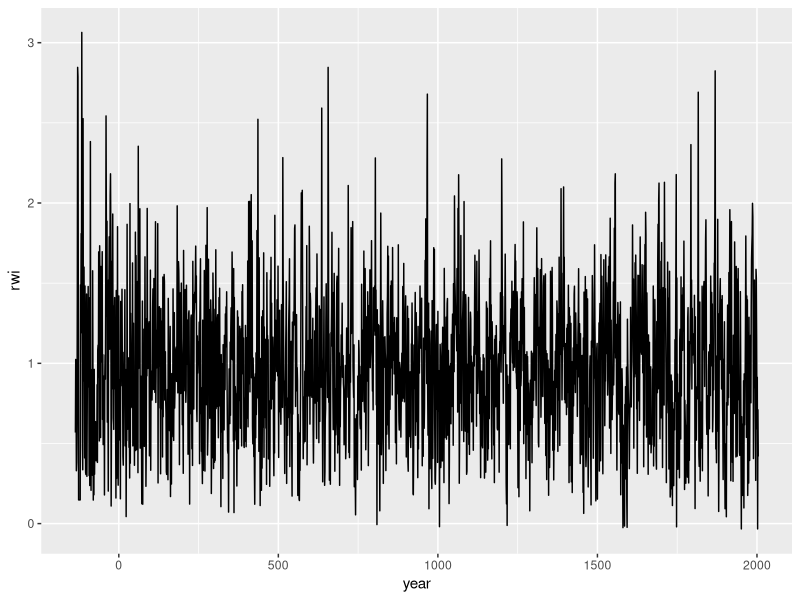
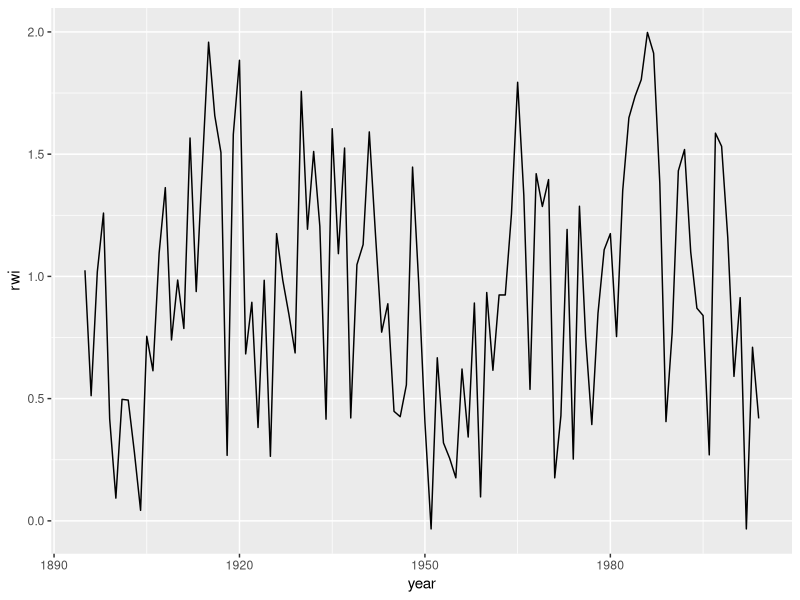
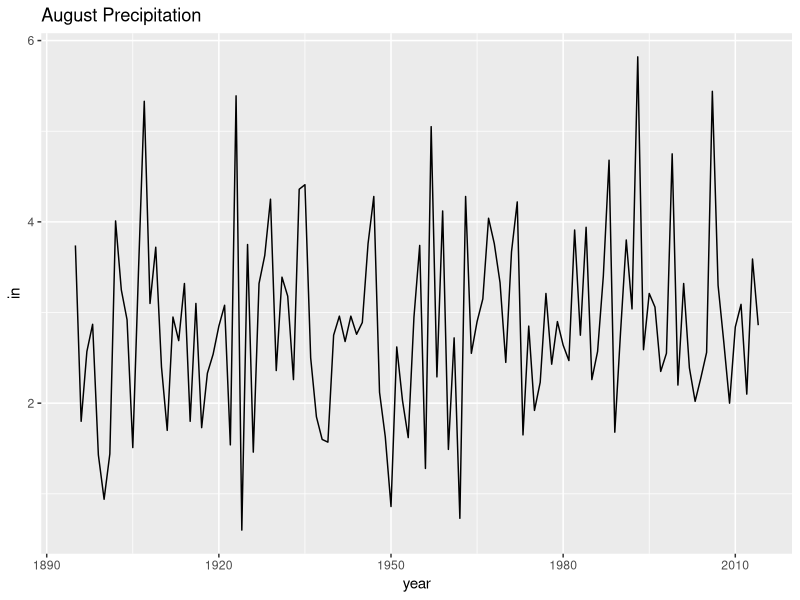
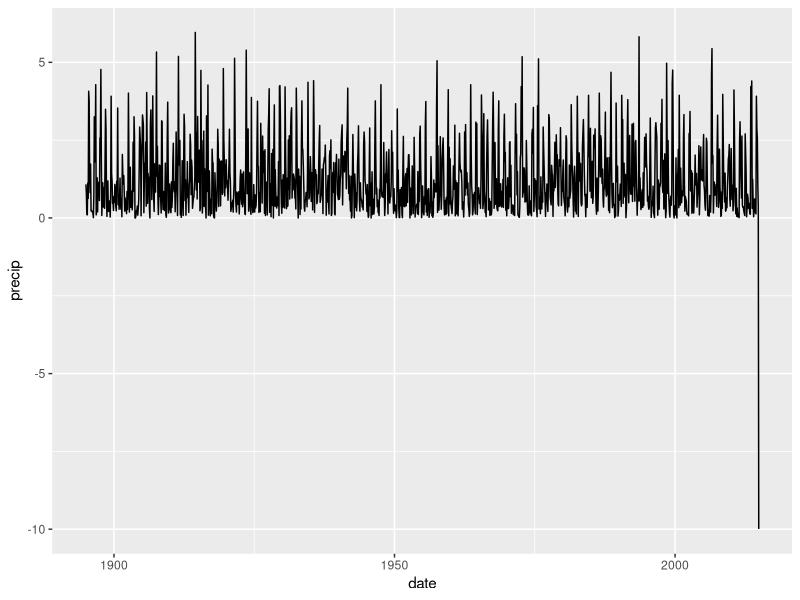
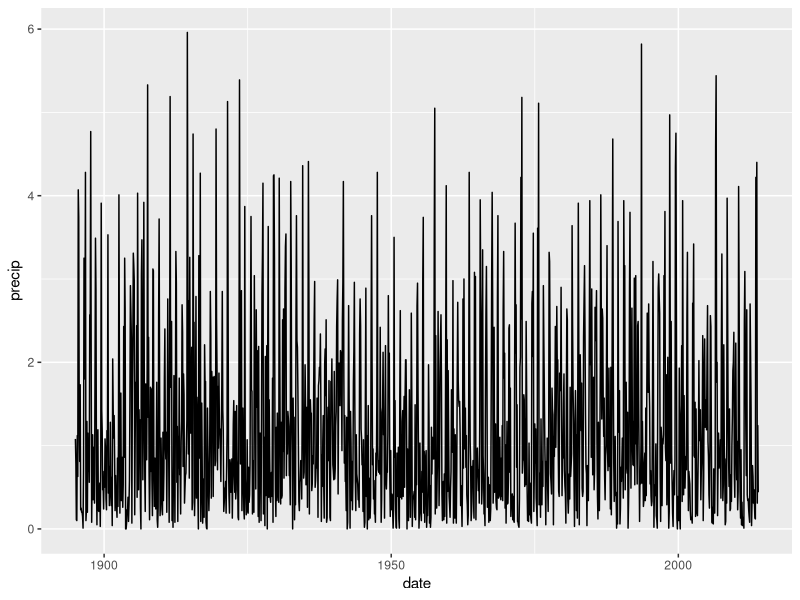
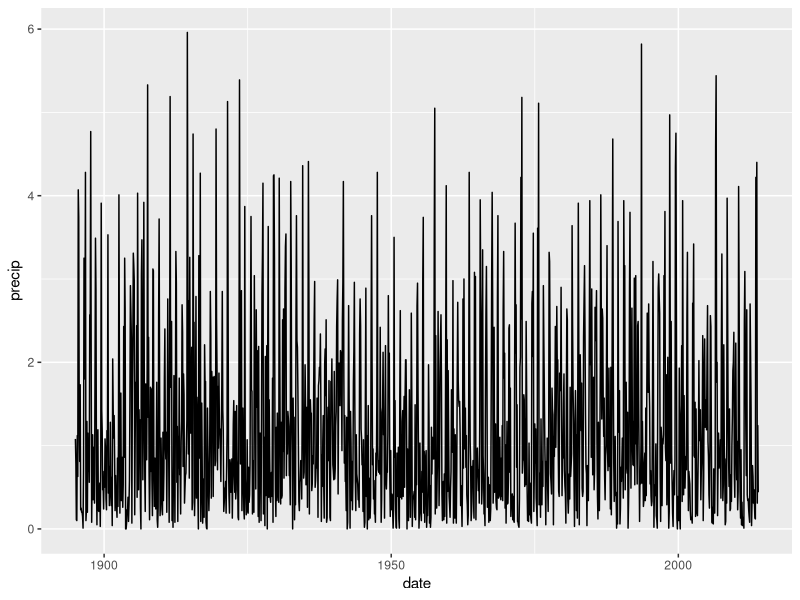
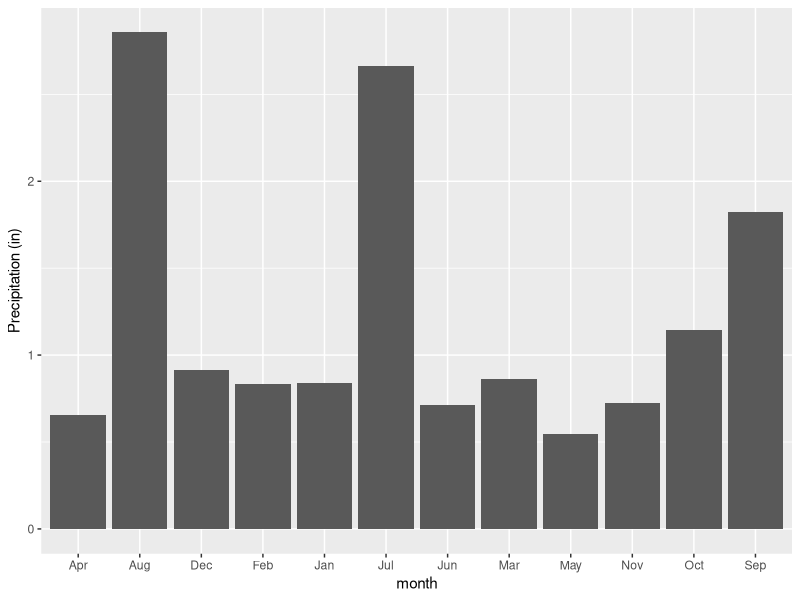
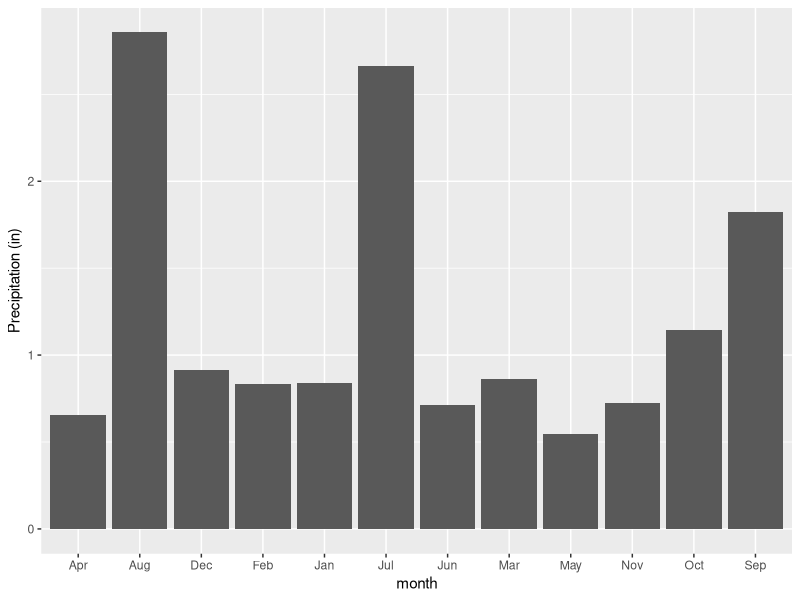

Write the R code that produced these figures, in order.
## ---- chunk 1
setwd('~/Dropbox/git_root/homework/homework2/')
## ---- chunk 2
library(ggplot2)
library(dplyr)
library(tidyr)
library(magrittr) # for the %$% notation I'll use later.
## ---- chunk 3
precip <- read.csv('data/precip.csv')
rwi <- read.csv('data/rwi.csv')

summary(rwi)
summary(precip)
## ---- chunk 4
ggplot(data=rwi) + geom_line(aes(x=year, y=rwi))
## ---- chunk 5
# Using the subset function and temporary data:
# temp.data <- subset(rwi, year>=1895)
# ggplot(data=temp.data + geom_line(aes(x=year, y=rwi))
#
# It's possible to combine those two:
# ggplot(data= subset(rwi, year>1895)) + geom_line(aes(x=year, y=rwi))


# Using the really awesome dplyr function and its filter function
filter(rwi, year >= 1895) %>% ggplot(data=.) + geom_line(aes(x=year, y=rwi))
## ---- chunk 6
ggplot(data=precip) + geom_line(aes(x=year,y=Aug)) + labs(y="in", title="August Precipitation")
## ---- chunk 7
temp.data <- gather(data=precip, key=month, value=precip, -year)
head(temp.data) # They're not in order
# Rearrange them
tidy.precip <- arrange(temp.data, year, month)
head(tidy.precip) # Now they're in order
## ---- chunk 8
# Create a new column that is a date text string (but still a string)
# In dplyr, mutate is the function to create a new column.
# and paste is the function to paste together text
temp.data <- mutate(tidy.precip, date.str = paste(year, month, '01'))
head(temp.data)
# Convert that text string to a proper date
temp.data <- mutate(temp.data, date=as.Date(date.str, '%Y %B %d'))
head(temp.data)
# Plot:
ggplot(temp.data) + geom_line(aes(x=date, y=precip))
# Oops, there is a missing value at the end we need to do something about.
# missing data were stored as -999
ggplot(subset(temp.data, year<2014)) + geom_line(aes(x=date, y=precip))
## ---- chunk 9
# Plot the precipitation by month
tidy.precip %>% 
  mutate(date.str = paste(year, month, '01', sep='-')) %>%
  mutate(date=as.Date(date.str, '%Y-%B-%d')) %>%
  filter(date < '2014-01-01') %>%
  ggplot() + geom_line(aes(x=date, y=precip))  
## ---- chunk 10
# Two ways: one using temporary data.  one using pipes
# First using temporary data
temp.data <- group_by(tidy.precip, month)
temp.data <- summarize(temp.data, precip=mean(precip, na.rm=TRUE))
ggplot(temp.data, aes(month, precip)) + geom_bar(stat='identity') + labs(y='Precipitation (in)')

# Second using %>% pipes
tidy.precip %>% group_by(month) %>%
  summarize(precip=mean(precip, na.rm=TRUE)) %>%
  ggplot(data=., aes(month, precip)) + geom_bar(stat='identity') + labs(y='Precipitation (in)')
## ---- chunk 11
# the tidy data
rwi.precip <- left_join(rwi, tidy.precip, by='year') %>% filter(year>=1895)
rwi.precip %>% filter(month=='Jan') %$% cor(rwi, precip, use='complete.obs')
rwi.precip %>% filter(month=='Dec') %$% cor(rwi, lag(precip),use='complete.obs')
## ---- chunk 12
rwi.precip %>% group_by(month) %>% summarise(r=cor(rwi, precip))
rwi.precip %>% group_by(month) %>% summarise(r=cor(lead(rwi), (precip), use='complete.obs'))
